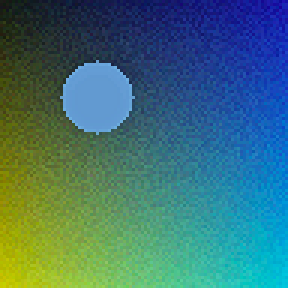
#> input picture tests/fixtures/golden_photo.png, 96 x 96 px (shown 3 times larger)
$ python -i upsample.py   (imports and definitions only)
#> lines starting #> are read from the running program, lines starting #| are printed output that depends on the picture
#> further down, picture is the input picture: shape (96, 96, 3); mean B, G, R 115.5, 112.8, 61.6
"""Edge-Adaptive Spatial Upsampling (EASU) super-resolution."""

import cv2
import numpy as np


def edge_adaptive_upsample(img: np.ndarray, scale: float = 2.0) -> np.ndarray:
    """
    Edge-Adaptive Spatial Upsampling (EASU).

    Honesty note: despite the name, this is deterministic Lanczos-4 sinc
    reconstruction followed by one Sobel-gradient-coherence-gated tangent
    smoothing pass (a 3x3 Gaussian blend on high-coherence edges). It is
    *simplified from* the EASU idea of structure-tensor edge-tangent
    reconstruction; smooth diagonals come mostly from the Lanczos kernel,
    not from directional synthesis.
    """
#> called with scale = 2
    if scale == 1.0:
        return img.copy()

    h, w = img.shape[:2]
#> h = 96; w = 96
    target_w = int(round(w * scale))
#> target_w = 192
    target_h = int(round(h * scale))
#> target_h = 192

    # Base high-fidelity Lanczos-4 sinc reconstruction
    lanczos = cv2.resize(img, (target_w, target_h), interpolation=cv2.INTER_LANCZOS4)

    # Compute directional edge orientation on luminance.
    # Deterministic derivatives: OpenCV's threaded Sobel/magnitude can yield
    # call-order-dependent float results on some builds (observed as
    # intermittent 1-LSB pipeline flips on ubuntu CI runners), which the
    # blend below amplifies into bitwise-nondeterministic output. Plain
    # NumPy derivatives are bit-stable across calls and match the cv2 3x3
    # Sobel definition (unit scale, BORDER_REFLECT_101 padding).
    gray = cv2.cvtColor(img, cv2.COLOR_BGR2GRAY).astype(np.float32)
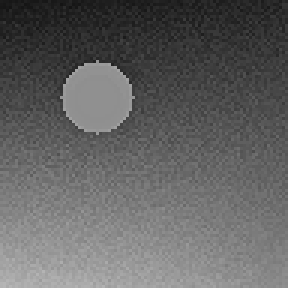
#> gray: shape (96, 96) float32 (shown 3 times larger); min 20, max 181, mean 97.8
    p = np.pad(gray, 1, mode="reflect")
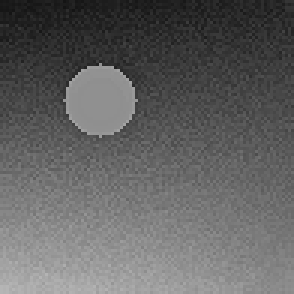
#> p: shape (98, 98) float32 (shown 3 times larger); min 20, max 181, mean 97.7
    gx = (p[1:-1, 2:] - p[1:-1, :-2]) + 2.0 * (p[2:, 2:] - p[2:, :-2]) + (p[:-2, 2:] - p[:-2, :-2])
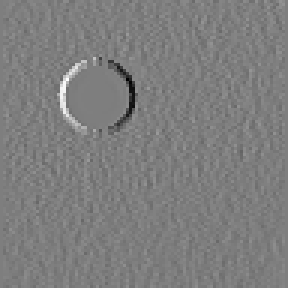
#> gx: shape (96, 96) float32 (shown 3 times larger); min -392, max 398, mean -0.7; drawn with min black and max white
    gy = (p[2:, :-2] - p[:-2, :-2]) + 2.0 * (p[2:, 1:-1] - p[:-2, 1:-1]) + (p[2:, 2:] - p[:-2, 2:])
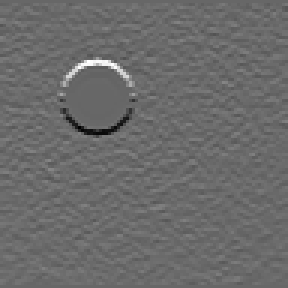
#> gy: shape (96, 96) float32 (shown 3 times larger); min -298, max 436, mean 10.6; drawn with min black and max white

    mag = np.sqrt(gx * gx + gy * gy)
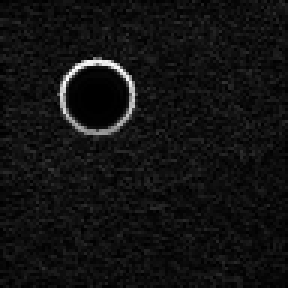
#> mag: shape (96, 96) float32 (shown 3 times larger); min 0, max 445.6, mean 31.5; drawn with min black and max white
    mag_up = cv2.resize(mag, (target_w, target_h), interpolation=cv2.INTER_LINEAR)

    # Edge coherence weight (0 in flat areas, 1 on strong directional edges)
    coherence = np.clip((mag_up - 20.0) / 40.0, 0.0, 1.0)[:, :, np.newaxis]
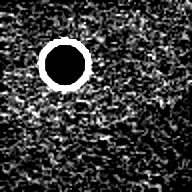
#> coherence: shape (192, 192, 1) float32; min 0, max 1, mean 0.226

    # Directional refinement: smooth along edge gradient tangent on high-coherence edges
    if np.any(coherence > 0.01):
        blur_tangent = cv2.GaussianBlur(lanczos, (3, 3), 0.5)
        out = (1.0 - 0.25 * coherence) * lanczos.astype(np.float32) + (0.25 * coherence) * blur_tangent.astype(np.float32)
        return np.clip(np.rint(out), 0.0, 255.0).astype(np.uint8)

    return lanczos

>>> import cv2
>>> picture = cv2.imread('../../tests/fixtures/golden_photo.png')
>>> result = edge_adaptive_upsample(picture)
